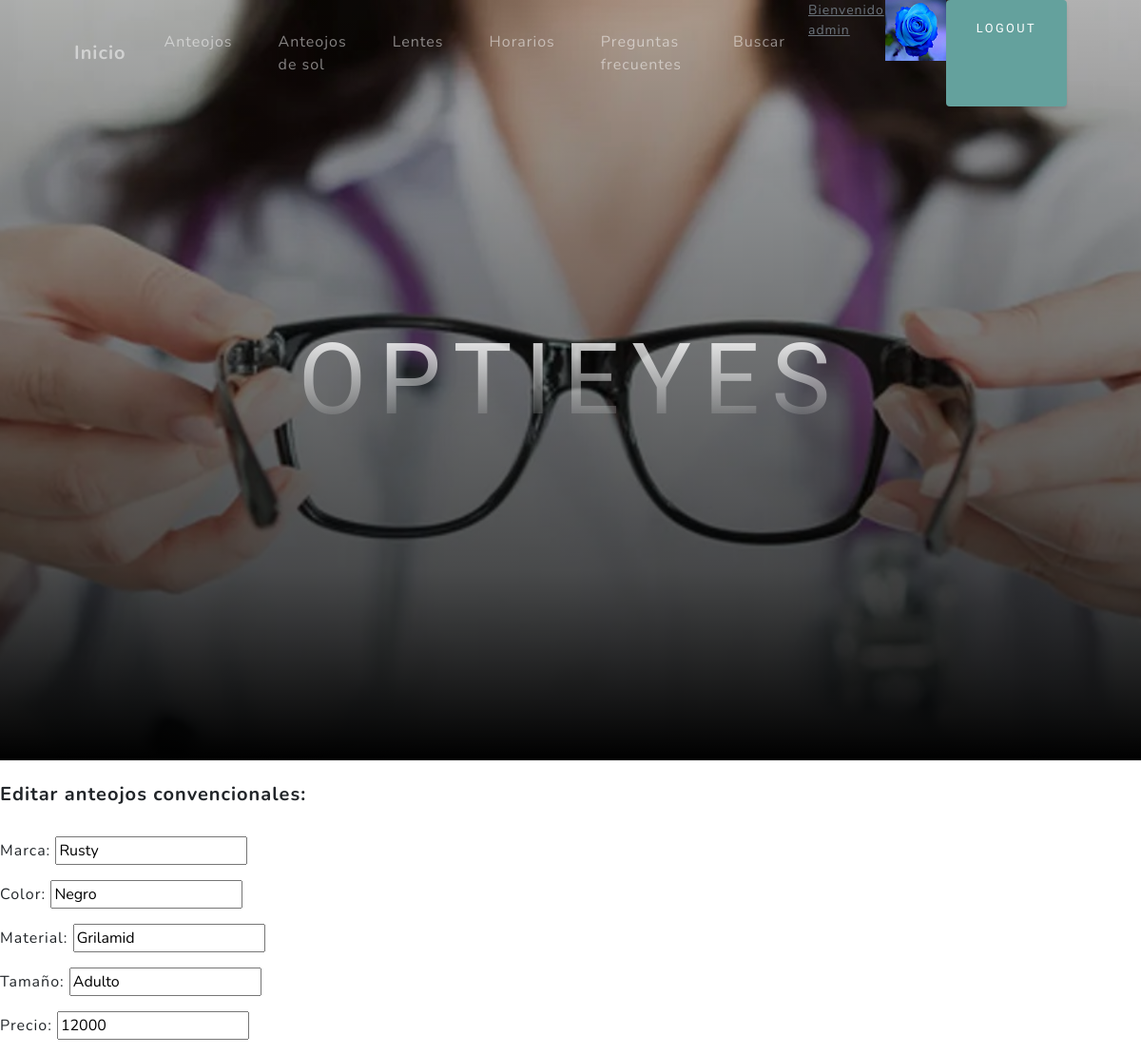
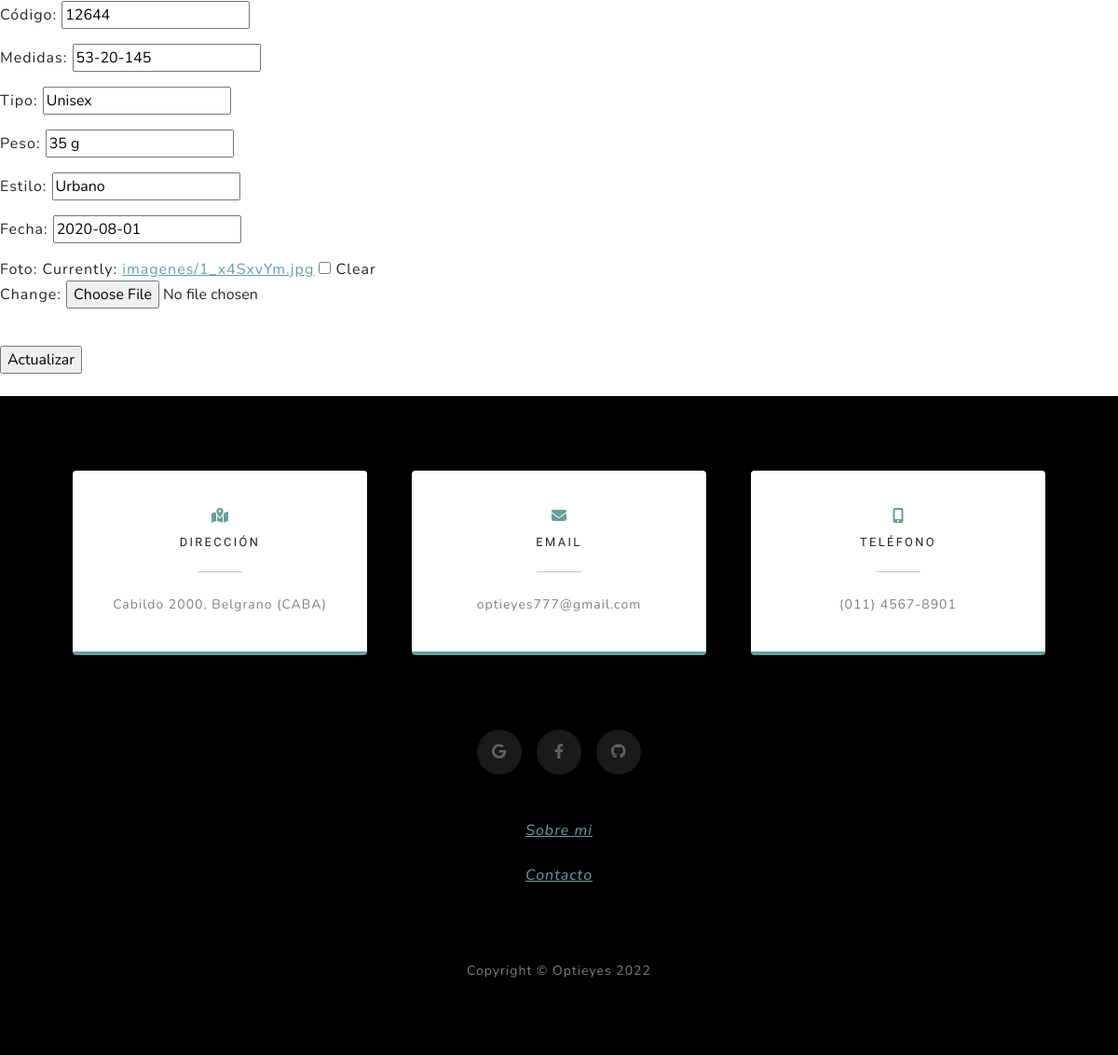
The page /app1/editar-armazones/1 (signed in) on the database its author committed (2 pictures, top to bottom).
### App1/models.py (models this page shows, shortened)
class Avatar(models.Model):
    user = models.OneToOneField(User, on_delete=models.CASCADE)
    imagen = models.ImageField(upload_to=user_path, default='avatares/default.jpg')

class Armazones(models.Model):
    marca = models.CharField(max_length=30)
    color = models.CharField(max_length=30)
    material = models.CharField(max_length=30)
    tamagno = models.CharField(max_length=30)
    precio = models.IntegerField()
    codigo = models.IntegerField()
    foto = models.ImageField(upload_to='imagenes/', null=True, blank=True)
    medidas = models.CharField(max_length=30, default="-")
    tipo = models.CharField(max_length=30, default="-")
    peso = models.CharField(max_length=30, default="-")
    estilo = models.CharField(max_length=30, default="-")
    fecha = models.DateField(auto_now=False, auto_now_add=False, default="1111-11-11")

### App1/views.py (the view)
# urls.py: path('editar-armazones/<int:id>', editar_armazones, name="Editar_Armazones"),
@staff_member_required(login_url="/app1/acceso-denegado")
def editar_armazones(request, id):
    armazon = Armazones.objects.get(id=id)
    if request.method == 'POST':
        formulario = Armazones_Formulario(request.POST, files=request.FILES)
        if formulario.is_valid():
            data = formulario.cleaned_data
            armazon.marca = data["marca"]
            armazon.color = data["color"]
            armazon.material = data["material"]
            armazon.tamagno = data["tamaño"]
            armazon.precio = data["precio"]
            armazon.codigo = data["código"]
            armazon.foto = data["foto"]
            armazon.medidas = data["medidas"]
            armazon.tipo = data["tipo"]
            armazon.peso = data["peso"]
            armazon.estilo = data["estilo"]
            armazon.fecha = data["fecha"]
            armazon.save()
            return redirect('Armazones')
    else:
        formulario = Armazones_Formulario(initial={
            "marca": armazon.marca,
            "color": armazon.color,
            "material": armazon.material,
            "tamaño": armazon.tamagno,
            "precio": armazon.precio,
            "código": armazon.codigo,
            "foto": armazon.foto,
            "medidas": armazon.medidas,
            "tipo": armazon.tipo,
            "peso": armazon.peso,
            "estilo": armazon.estilo,
            "fecha": armazon.fecha
        })
    return render(request, 'editar-armazon.html', {'formulario': formulario, "id": armazon.id, "foto": armazon.foto})

### App1/forms.py
class Armazones_Formulario(forms.Form):
    marca = forms.CharField()
    color = forms.CharField()
    material = forms.CharField()
    tamaño = forms.CharField()
    precio = forms.IntegerField()
    código = forms.IntegerField()
    medidas = forms.CharField()
    tipo = forms.CharField()
    peso = forms.CharField()
    estilo = forms.CharField()
    fecha = forms. DateField()
    foto = forms.ImageField(required = False)

### App1/templates/editar-armazon.html (shortened to what this page needs)
{% extends 'padre.html' %}
{% load static %}
{% block contenido %}
    <br>
    <b><h5>Editar anteojos convencionales:</b></h5><br>
    <form action="{% url 'Editar_Armazones' id %}" method="POST" enctype="multipart/form-data">{% csrf_token %}
        {{formulario.as_p}}
        <br><input type="submit" value="Actualizar"/>
    </form>
    <br>
{% endblock contenido %}

### App1/templates/padre.html (shortened to what this page needs)
<!DOCTYPE html>
<html lang="en">
    <head>
        {% load static %}
        <link href="{% static 'css/styles.css' %}" rel="stylesheet" />
    </head>
    <body id="page-top">
        <nav class="navbar navbar-expand-lg navbar-light fixed-top" id="mainNav">
            <div class="container px-4 px-lg-5">
                <a class="navbar-brand" href="{% url 'Inicio' %}">Inicio</a>
                <div class="collapse navbar-collapse" id="navbarResponsive">
                    <ul class="navbar-nav ms-auto">
                        {% if request.user.is_staff %}
                            <li class="nav-item"><a class="nav-link" href="{% url 'Armazones' %}">Anteojos</a></li>
                            <li class="nav-item"><a class="nav-link" href="{% url 'Anteojos_Sol' %}">Anteojos de sol</a></li>
                            <li class="nav-item"><a class="nav-link" href="{% url 'Lentes' %}">Lentes</a></li>
                        {% else %}
                            <li class="nav-item"><a class="nav-link" href="{% url 'Lista_Armazones' %}">Anteojos</a></li>
                            <li class="nav-item"><a class="nav-link" href="{% url 'Lista_Lentes_Sol' %}">Anteojos de sol</a></li>
                            <li class="nav-item"><a class="nav-link" href="{% url 'Lista_Lentes' %}">Lentes</a></li>
                        {% endif %}
                        <li class="nav-item"><a class="nav-link" href="{% url 'Horarios' %}">Horarios</a></li>
                        <li class="nav-item"><a class="nav-link" href="{% url 'Preguntas' %}">Preguntas frecuentes</a></li>
                        <li class="nav-item"><a class="nav-link" href="{% url 'Busqueda' %}">Buscar</a></li>
                        {% if request.user.is_authenticated %}
                            <a class="text-muted small mb-4 mb-lg-0" href="{% url 'Editar_Perfil' %}">Bienvenido {{user.username}}</a>
                            <a href="{% url 'Cambiar_Avatar' %}"><img class="imagen" src="{{ request.user.avatar.imagen.url }}"></a>
                            <a class="btn btn-primary" href="{% url 'Logout' %}">Logout</a>
                        {% else %}
                            <a class="btn btn-primary" href="{% url 'Login' %}">Login</a>
                            <a class="btn btn-primary" href="{% url 'Registrar' %}">Registrarse</a>
                        {% endif %}
                    </ul>
                </div>
            </div>
        </nav>
        <header class="masthead">
            <div class="container px-4 px-lg-5 d-flex h-100 align-items-center justify-content-center">
                <div class="d-flex justify-content-center">
                    <div class="text-center">
                        <h1 class="mx-auto my-0 text-uppercase">Optieyes</h1>
                    </div>
                </div>
            </div>
        </header>
        {% block contenido %}
        {% endblock contenido %}
        <section class="contact-section bg-black">
            <div class="container px-4 px-lg-5">
                <div class="row gx-4 gx-lg-5">
                    <div class="col-md-4 mb-3 mb-md-0">
                        <div class="card py-4 h-100">
                            <div class="card-body text-center">
                                <i class="fas fa-map-marked-alt text-primary mb-2"></i>
                                <h4 class="text-uppercase m-0">Dirección</h4>
                                <hr class="my-4 mx-auto" />
                                <div class="small text-black-50">Cabildo 2000, Belgrano (CABA)</div>
                            </div>
                        </div>
                    </div>
                    <div class="col-md-4 mb-3 mb-md-0">
                        <div class="card py-4 h-100">
                            <div class="card-body text-center">
                                <i class="fas fa-envelope text-primary mb-2"></i>
                                <h4 class="text-uppercase m-0">Email</h4>
                                <hr class="my-4 mx-auto" />
                                <div class="small text-black-50">optieyes777@gmail.com</div>
                            </div>
                        </div>
                    </div>
                    <div class="col-md-4 mb-3 mb-md-0">
                        <div class="card py-4 h-100">
                            <div class="card-body text-center">
                                <i class="fas fa-mobile-alt text-primary mb-2"></i>
                                <h4 class="text-uppercase m-0">Teléfono</h4>
                                <hr class="my-4 mx-auto" />
                                <div class="small text-black-50">(011) 4567-8901</div>
                            </div>
                        </div>
                    </div>
                </div>
                <div class="social d-flex justify-content-center">
                    <a class="mx-2" href="{% url 'Sin_Paginas' %}"><i class="fab fa-google"></i></a>
                    <a class="mx-2" href="{% url 'Sin_Paginas' %}"><i class="fab fa-facebook-f"></i></a>
                    <a class="mx-2" href="https://github.com/joeldj1990"><i class="fab fa-github"></i></a>
                </div>
                <br>
                <br>
                <div class="container px-4 px-lg-5 d-flex h-100 align-items-center justify-content-center">
                    <a class="mx-2" href="{% url 'About' %}"><i class="nav-item">Sobre mi</i></a>
                </div>
                <br>
                <div class="container px-4 px-lg-5 d-flex h-100 align-items-center justify-content-center">
                    <a class="mx-2" href="{% url 'Contacto' %}"><i class="nav-item">Contacto</i></a>
                </div>
            </div>
        </section>
        <footer class="footer bg-black small text-center text-white-50"><div class="container px-4 px-lg-5">Copyright &copy; Optieyes 2022</div></footer>
    </body>
</html>

### rows shown on the page
Armazones: marca "Rusty", color "Negro", material "Grilamid", precio "12000", medidas "53-20-145", tipo "Unisex", peso "35 g", estilo "Urbano", fecha "2020-08-01"

### other values the page prints
{{ user.username }} "admin"
